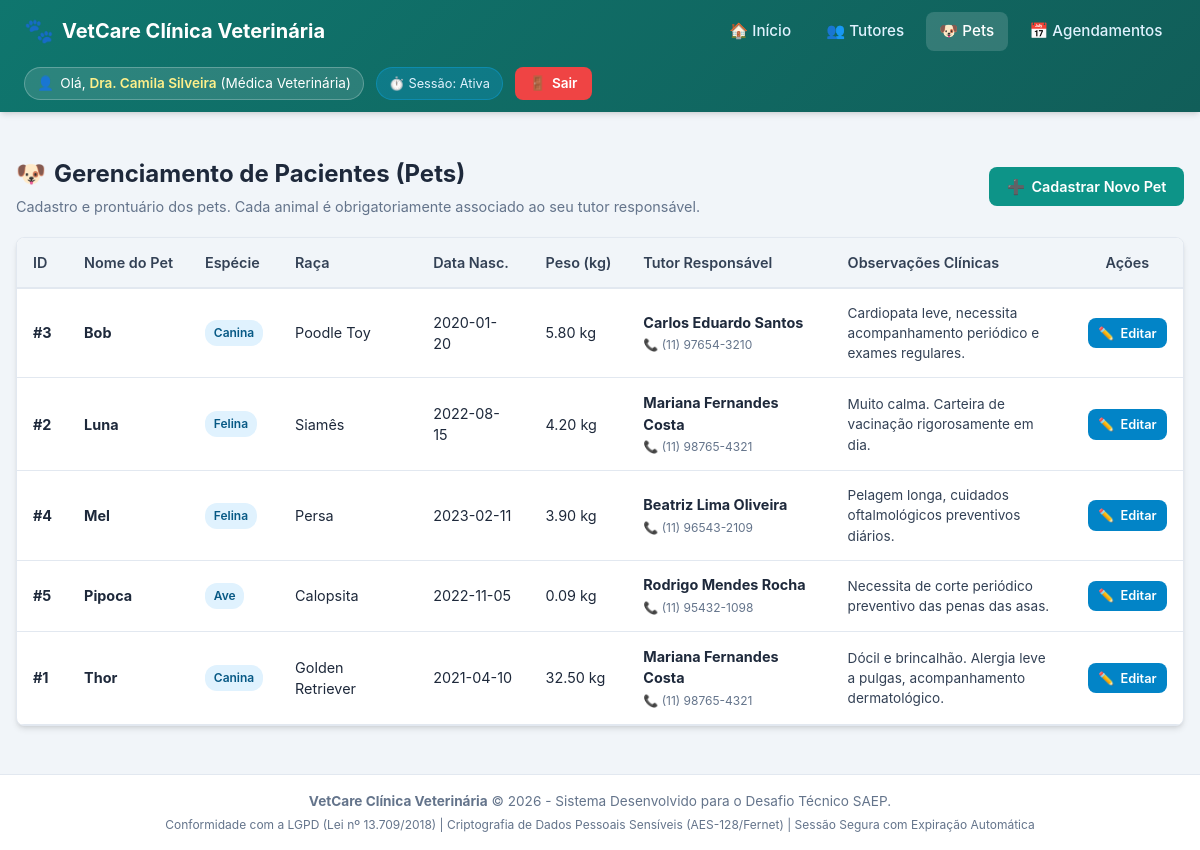
Page /pets (signed in) on the committed database.
### tables this page shows
CREATE TABLE pet (
        id INTEGER PRIMARY KEY AUTOINCREMENT,
        tutor_id INTEGER NOT NULL,
        nome TEXT NOT NULL,
        especie TEXT NOT NULL,
        raca TEXT NOT NULL,
        data_nascimento TEXT NOT NULL,
        peso REAL NOT NULL,
        observacoes TEXT,
        criado_em TIMESTAMP DEFAULT CURRENT_TIMESTAMP,
        FOREIGN KEY (tutor_id) REFERENCES tutor (id) ON DELETE CASCADE
    );

CREATE TABLE tutor (
        id INTEGER PRIMARY KEY AUTOINCREMENT,
        nome TEXT NOT NULL,
        cpf TEXT NOT NULL,
        telefone TEXT NOT NULL,
        email TEXT NOT NULL,
        endereco TEXT NOT NULL,
        criado_em TIMESTAMP DEFAULT CURRENT_TIMESTAMP
    );

### app.py (the view)
@app.route("/pets")
def pets():
    lista_pets = query_db("""
        SELECT p.*, t.nome AS tutor_nome, t.telefone AS tutor_telefone
        FROM pet p
        JOIN tutor t ON p.tutor_id = t.id
        ORDER BY p.nome ASC
    """)
    return render_template("pets.html", pets=lista_pets)

### app.py (called while the page is built)
@app.before_request
def check_session_timeout():
    public_endpoints = ["login", "static"]
    if request.endpoint and any(request.endpoint.startswith(p) for p in public_endpoints):
        return
    if "user_id" not in session:
        return redirect(url_for("login"))
    now = time.time()
    last_activity = session.get("last_activity")
    if last_activity and (now - last_activity > 1800):  # 30 minutos
        session.clear()
        flash("Sua sessão expirou por tempo de inatividade. Faça login novamente.", "warning")
        return redirect(url_for("login"))
    session["last_activity"] = now
    g.user_name = session.get("user_name")
    g.user_email = session.get("user_email")
    g.user_role = session.get("user_role")

### database.py (called while the page is built)
def get_connection():
    conn = sqlite3.connect(DB_PATH)
    conn.row_factory = sqlite3.Row
    conn.execute("PRAGMA foreign_keys = ON")
    return conn

def query_db(query, args=(), one=False):
    conn = get_connection()
    try:
        cur = conn.cursor()
        cur.execute(query, args)
        rv = cur.fetchall()
        cur.close()
        return (dict(rv[0]) if rv else None) if one else [dict(r) for r in rv]
    finally:
        conn.close()

### templates/pets.html (shortened to what this page needs)
{% extends "base.html" %}
{% block content %}
<div class="page-header">
    <div>
        <h1 class="page-title">
            <span>🐶</span> Gerenciamento de Pacientes (Pets)
        </h1>
        <p class="page-subtitle">
            Cadastro e prontuário dos pets. Cada animal é obrigatoriamente associado ao seu tutor responsável.
        </p>
    </div>
    <div>
        <a href="{{ url_for('pet_novo') }}" class="btn btn-primary">
            <span>➕</span> Cadastrar Novo Pet
        </a>
    </div>
</div>
<div class="table-responsive">
    <table>
        <thead>
            <tr>
                <th>ID</th>
                <th>Nome do Pet</th>
                <th>Espécie</th>
                <th>Raça</th>
                <th>Data Nasc.</th>
                <th>Peso (kg)</th>
                <th>Tutor Responsável</th>
                <th>Observações Clínicas</th>
                <th style="text-align: center;">Ações</th>
            </tr>
        </thead>
        <tbody>
            {% if pets %}
                {% for p in pets %}
                <tr>
                    <td><strong>#{{ p.id }}</strong></td>
                    <td><strong>{{ p.nome }}</strong></td>
                    <td>
                        <span class="badge badge-info">{{ p.especie }}</span>
                    </td>
                    <td>{{ p.raca }}</td>
                    <td>{{ p.data_nascimento }}</td>
                    <td>{{ "%.2f"|format(p.peso) }} kg</td>
                    <td>
                        <strong>{{ p.tutor_nome }}</strong><br>
                        <small style="color: var(--gray-500);">📞 {{ p.tutor_telefone }}</small>
                    </td>
                    <td style="max-width: 250px; font-size: 0.85rem; color: var(--gray-700);">
                        {{ p.observacoes or 'Nenhuma observação informada.' }}
                    </td>
                    <td style="text-align: center;">
                        <a href="{{ url_for('pet_editar', id=p.id) }}" class="btn btn-secondary btn-sm" title="Editar dados do pet">
                            <span>✏️</span> Editar
                        </a>
                    </td>
                </tr>
                {% endfor %}
            {% else %}
                <tr>
                    <td colspan="9" style="text-align: center; padding: 2rem; color: var(--gray-500);">
                        Nenhum pet cadastrado até o momento.
                    </td>
                </tr>
            {% endif %}
        </tbody>
    </table>
</div>
{% endblock %}

### static/css/style.css (style rules this page uses)
:root { --primary: #0d9488; --primary-hover: #0f766e; --primary-light: #ccfbf1; --secondary: #0284c7; --secondary-hover: #0369a1; --dark: #1e293b; --light: #f8fafc; --white: #ffffff; --gray-100: #f1f5f9; --gray-200: #e2e8f0; --gray-300: #cbd5e1; --gray-500: #64748b; --gray-700: #334155; --danger: #ef4444; --danger-light: #fee2e2; --success: #10b981; --success-light: #d1fae5; --warning: #f59e0b; --warning-light: #fef3c7; --info: #0ea5e9; --info-light: #e0f2fe; --radius: 8px; --shadow: 0 4px 6px -1px rgba(0, 0, 0, 0.1), 0 2px 4px -2px rgba(0, 0, 0, 0.1); --shadow-lg: 0 10px 15px -3px rgba(0, 0, 0, 0.1), 0 4px 6px -4px rgba(0, 0, 0, 0.1); }
* { box-sizing: border-box; margin: 0; padding: 0; font-family: -apple-system, BlinkMacSystemFont, "Segoe UI", Roboto, "Helvetica Neue", Arial, sans-serif; }
body { background-color: #f1f5f9; color: var(--dark); line-height: 1.5; min-height: 100vh; display: flex; flex-direction: column; }
.btn { display: inline-flex; align-items: center; justify-content: center; gap: 0.4rem; padding: 0.55rem 1.1rem; font-size: 0.9rem; font-weight: 600; border-radius: var(--radius); text-decoration: none; border: none; cursor: pointer; transition: all 0.2s; }
.btn-primary { background-color: var(--primary); color: var(--white); }
.btn-secondary { background-color: var(--secondary); color: var(--white); }
.btn-sm { padding: 0.35rem 0.65rem; font-size: 0.8rem; }
.page-header { display: flex; justify-content: space-between; align-items: center; flex-wrap: wrap; gap: 1rem; margin-bottom: 1.25rem; }
.page-title { font-size: 1.5rem; font-weight: 700; color: var(--dark); display: flex; align-items: center; gap: 0.5rem; }
.page-subtitle { font-size: 0.9rem; color: var(--gray-500); margin-top: 0.2rem; }
.table-responsive { background: var(--white); border-radius: var(--radius); box-shadow: var(--shadow); border: 1px solid var(--gray-200); overflow-x: auto; margin-bottom: 1.5rem; }
table { width: 100%; border-collapse: collapse; text-align: left; font-size: 0.9rem; }
thead { background-color: var(--gray-100); border-bottom: 2px solid var(--gray-200); }
th { padding: 0.85rem 1rem; font-weight: 600; color: var(--gray-700); white-space: nowrap; }
td { padding: 0.85rem 1rem; border-bottom: 1px solid var(--gray-200); vertical-align: middle; }
.badge { display: inline-block; padding: 0.25rem 0.55rem; border-radius: 12px; font-size: 0.75rem; font-weight: 600; text-align: center; }
.badge-info { background-color: var(--info-light); color: #075985; }

### rows in the picture
pet: id "3", nome "Bob", especie "Canina", raca "Poodle Toy", data_nascimento "2020-01-20", peso "5.80", tutor_nome "Carlos Eduardo Santos", tutor_telefone "(11) 97654-3210", observacoes "Cardiopata leve, necessita acompanhamento periódico e exames regulares."
pet: id "2", nome "Luna", especie "Felina", raca "Siamês", data_nascimento "2022-08-15", peso "4.20", tutor_nome "Mariana Fernandes Costa", tutor_telefone "(11) 98765-4321", observacoes "Muito calma. Carteira de vacinação rigorosamente em dia."
pet: id "4", nome "Mel", especie "Felina", raca "Persa", data_nascimento "2023-02-11", peso "3.90", tutor_nome "Beatriz Lima Oliveira", tutor_telefone "(11) 96543-2109", observacoes "Pelagem longa, cuidados oftalmológicos preventivos diários."
pet: id "5", nome "Pipoca", especie "Ave", raca "Calopsita", data_nascimento "2022-11-05", peso "0.09", tutor_nome "Rodrigo Mendes Rocha", tutor_telefone "(11) 95432-1098", observacoes "Necessita de corte periódico preventivo das penas das asas."
pet: id "1", nome "Thor", especie "Canina", raca "Golden Retriever", data_nascimento "2021-04-10", peso "32.50", tutor_nome "Mariana Fernandes Costa", tutor_telefone "(11) 98765-4321", observacoes "Dócil e brincalhão. Alergia leve a pulgas, acompanhamento dermatológico."

### other values in the picture
{{ g.user_name }} "Dra. Camila Silveira"
{{ g.user_role }} "Médica Veterinária"
